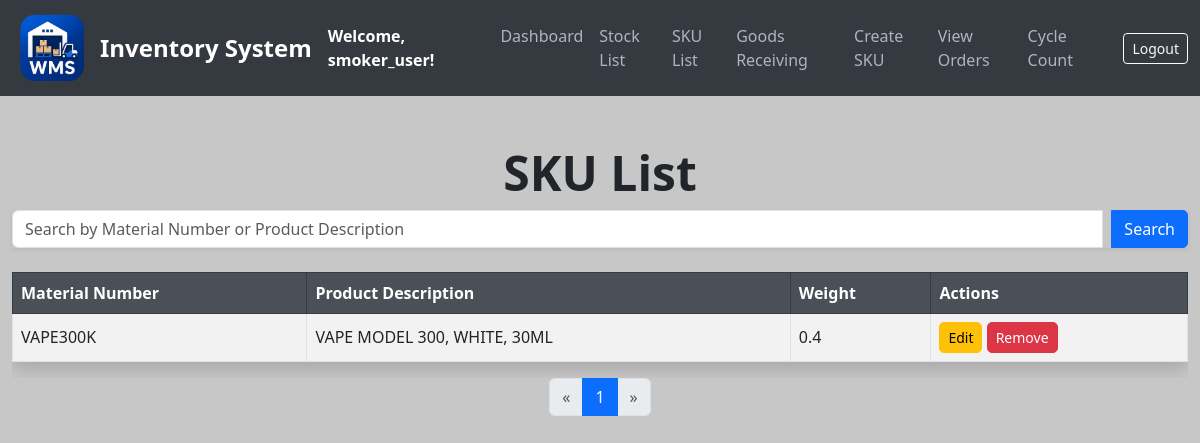
The page /sku-list (signed in) on the database its author committed.
### models.py (models this page shows, shortened)
class User(UserMixin, db.Model):
    __tablename__ = 'users'
    id = db.Column(db.Integer, primary_key=True)
    username = db.Column(db.String(80), unique=True, nullable=False)
    email = db.Column(db.String(120), unique=True, nullable=False)
    password = db.Column(db.String(200), nullable=False)
    date_created = db.Column(db.DateTime, default=get_local_time)
    last_login = db.Column(db.DateTime, nullable=True)
    is_active = db.Column(db.Boolean, default=True)
    is_approved = db.Column(db.Boolean, default=False)
    is_admin = db.Column(db.Boolean, default=False)
    plan = db.Column(db.String(20), default='basic')
    can_create_racking = db.Column(db.Boolean, default=False)
    can_create_stock = db.Column(db.Boolean, default=False)
    can_create_order = db.Column(db.Boolean, default=False)
    can_transfer_stock = db.Column(db.Boolean, default=False)
    can_transfer_batch = db.Column(db.Boolean, default=False)
    can_mass_transfer = db.Column(db.Boolean, default=False)
    can_bulk_transfer = db.Column(db.Boolean, default=False)
    can_add_sku = db.Column(db.Boolean, default=False)
    can_view_orders = db.Column(db.Boolean, default=False)  # ← new
    can_cycle_count = db.Column(db.Boolean, default=False)  # ← new

class SKU(db.Model):
    __tablename__ = 'sku_list'
    id = db.Column(db.Integer, primary_key=True)
    material_number = db.Column(db.String(50), unique=True, nullable=False)
    product_description = db.Column(db.String(200), nullable=False)
    pack_size_id = db.Column(db.Integer, db.ForeignKey('pack_sizes.id'), nullable=False)
    weight = db.Column(db.Float, nullable=False)
    pack_size = db.relationship('PackSize', backref='skus', lazy=True)  # Establish relationship

### app.py (the view)
@app.route('/sku-list', methods=['GET'])
@login_required
def list_skus_html():
    page = request.args.get('page', 1, type=int)  # Get the current page from the query parameters
    per_page = 10  # Set the number of SKUs per page
    search_term = request.args.get('search', '', type=str)  # Get the search term
    if search_term:
        skus = SKU.query.filter(
            SKU.material_number.ilike(f"%{search_term}%") |
            SKU.product_description.ilike(f"%{search_term}%")
        ).paginate(page=page, per_page=per_page, error_out=False)
    else:
        skus = SKU.query.paginate(page=page, per_page=per_page, error_out=False)
    total_pages = skus.pages
    current_page = skus.page
    start_page = max(1, current_page - 2)
    end_page = min(total_pages, current_page + 2)
    return render_template(
        'sku_list.html',
        skus=skus.items,
        total_pages=total_pages,
        current_page=current_page,
        search_term=search_term,
        start_page=start_page,
        end_page=end_page
    )

### app.py (called while the page is built)
@login_manager.user_loader
def load_user(user_id):
    return db.session.get(User, int(user_id))

### templates/sku_list.html (shortened to what this page needs)
{% extends "base.html" %}
{% block content %}
<div class="container mt-5">
    <h1 class="text-center">SKU List</h1>
    <form class="mb-4" action="/sku-list" method="GET">
        <div class="input-group shadow-sm">
            <input type="text" id="search_input" name="search" class="form-control" placeholder="Search by Material Number or Product Description" value="{{ search_term }}">
            <button type="submit" class="btn btn-primary ms-2">Search</button>
        </div>
    </form>
    <div class="table-responsive">
        <table id="sku_table" class="table table-striped table-bordered shadow">
            <thead class="table-dark">
                <tr>
                    <th>Material Number</th>
                    <th>Product Description</th>
                    <th>Weight</th>
                    <th>Actions</th>
                </tr>
            </thead>
            <tbody id="sku_body">
                {% for sku in skus %}
                <tr data-material="{{ sku.material_number }}" data-description="{{ sku.product_description }}">
                    <td>{{ sku.material_number }}</td>
                    <td>{{ sku.product_description }}</td>
                    <td>{{ sku.weight }}</td>
                    <td>
                        <a href="/edit-sku/{{ sku.id }}" class="btn btn-sm btn-warning">Edit</a>
                        <form action="/delete-sku/{{ sku.id }}" method="POST" class="d-inline" onsubmit="return confirmDelete();">
                            <button type="submit" class="btn btn-danger btn-sm">Remove</button>
                        </form>
                    </td>
                </tr>
                {% endfor %}
            </tbody>
        </table>
    </div>
<nav aria-label="Page navigation">
    <ul class="pagination justify-content-center">
        {% if current_page > 1 %}
            <li class="page-item">
                <a class="page-link" href="{{ url_for('list_skus_html', page=current_page - 1, search=search_term) }}" aria-label="Previous">
                    <span aria-hidden="true">&laquo;</span>
                </a>
            </li>
        {% else %}
            <li class="page-item disabled">
                <span class="page-link">&laquo;</span>
            </li>
        {% endif %}
        {% for page_num in range(start_page, end_page + 1) %}
            <li class="page-item {% if page_num == current_page %}active{% endif %}">
                <a class="page-link" href="{{ url_for('list_skus_html', page=page_num, search=search_term) }}">{{ page_num }}</a>
            </li>
        {% endfor %}
        {% if current_page < total_pages %}
            <li class="page-item">
                <a class="page-link" href="{{ url_for('list_skus_html', page=current_page + 1, search=search_term) }}" aria-label="Next">
                    <span aria-hidden="true">&raquo;</span>
                </a>
            </li>
        {% else %}
            <li class="page-item disabled">
                <span class="page-link">&raquo;</span>
            </li>
        {% endif %}
    </ul>
</nav>
</div>
</body>
</html>
{% endblock %}

### templates/base.html (shortened to what this page needs)
<!DOCTYPE html>
<html lang="en">
<head>
    <link href="https://cdn.jsdelivr.net/npm/bootstrap@5.3.0/dist/css/bootstrap.min.css" rel="stylesheet">
</head>
<body>
<nav class="navbar navbar-expand-lg navbar-dark">
    <div class="container-fluid">
        <img src="{{ url_for('static', filename='logo_.png') }}" alt="Logo" width="80" height="80" class="me-2">
        <a class="navbar-brand" href="/">Inventory System</a>
        <strong class="text-white">Welcome, {{ current_user.username }}!</strong>
        <div class="collapse navbar-collapse" id="navbarNav">
            <ul class="navbar-nav ms-auto">
                <li class="nav-item"><a class="nav-link" href="/dashboard">Dashboard</a></li>
                <li class="nav-item"><a class="nav-link" href="/stocks">Stock List</a></li>
                <li class="nav-item"><a class="nav-link" href="/sku-list">SKU List</a></li>
                {% if current_user.is_admin or current_user.can_create_stock %}
                <li class="nav-item"><a class="nav-link" href="/create-stock">Goods Receiving</a></li>
                {% endif %}
                {% if current_user.is_admin or current_user.can_add_sku %}
                <li class="nav-item"><a class="nav-link" href="/add-sku">Create SKU</a></li>
                {% endif %}
                {% if current_user.is_admin or current_user.can_view_orders %}
                <li class="nav-item"><a class="nav-link" href="/orders">View Orders</a></li>
                {% endif %}
                {% if current_user.is_admin or current_user.can_cycle_count %}
                <li class="nav-item"><a class="nav-link" href="/cycle-count">Cycle Count</a></li>
                {% endif %}
            </ul>
            <form class="d-flex ms-3" action="{{ url_for('logout') }}" method="POST">
                <button class="btn btn-sm btn-outline-light" type="submit">Logout</button>
            </form>
        </div>
    </div>
</nav>
{% block content %}{% endblock %}
</body>
</html>

### rows shown on the page
User: username "smoker_user"
SKU: material_number "VAPE300K", product_description "VAPE MODEL 300, WHITE, 30ML", weight "0.4"

### other values the page prints
{{ page_num }} "1"
